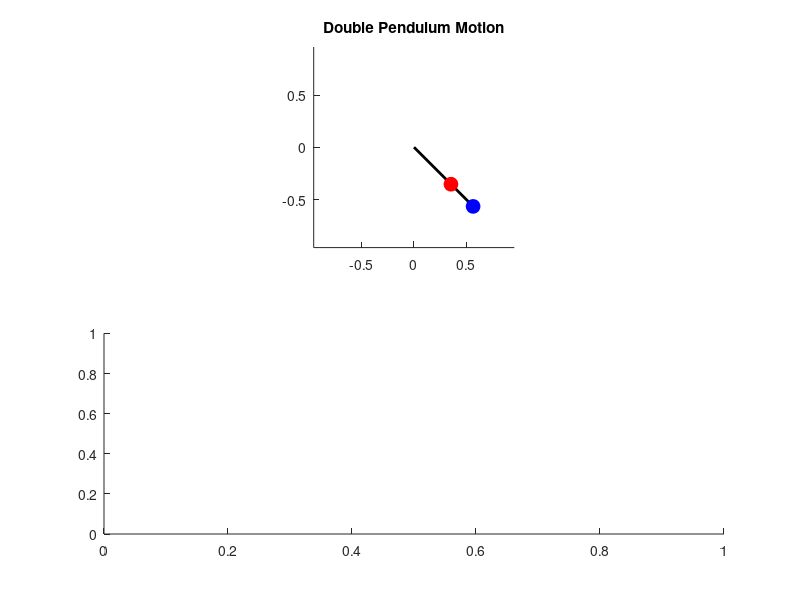

This figure's MATLAB source: (Note: this script raises an error after producing the figure.)
clc; clear; close all;
g = 9.81;   
m1 = 0.9;     
m2 = 0.2;   
L1 = 0.50;  
L2 = 0.30;  

theta1_0 = deg2rad(45);  
omega1_0 = deg2rad(0);   
theta2_0 = deg2rad(45);  
omega2_0 = deg2rad(0);   

runtime = 50;   
dt = 0.01;      
options = odeset('RelTol',1e-6,'AbsTol',1e-6);

dp_ode = @(t, theta) [theta(3); theta(4);
    (-g * (2*m1 + m2) * sin(theta(1)) - m2 * g * sin(theta(1) - 2*theta(2)) - 2*sin(theta(1)-theta(2))*m2*(theta(4)^2 * L2 + theta(3)^2 * L1 * cos(theta(1)-theta(2)))) / (L1 * (2*m1 + m2 - m2 * cos(2*theta(1) - 2*theta(2))));
    (2 * sin(theta(1) - theta(2)) * (theta(3)^2 * L1 * (m1 + m2) + g * (m1 + m2) * cos(theta(1)) + theta(4)^2 * L2 * m2 * cos(theta(1)-theta(2)))) / (L2 * (2*m1 + m2 - m2 * cos(2*theta(1) - 2*theta(2))))];

tspan = [0:dt:runtime];
[t, sol] = ode45(dp_ode, tspan, [theta1_0, theta2_0, omega1_0, omega2_0], options);

x1 = L1 * sin(sol(:,1));
y1 = -L1 * cos(sol(:,1));
x2 = x1 + L2 * sin(sol(:,2));
y2 = y1 - L2 * cos(sol(:,2));

figure('Color', 'w');
subplot(2,1,1);
hold on;
h_line1 = plot([0, x1(1)], [0, y1(1)], 'k-', 'LineWidth', 2);
h_line2 = plot([x1(1), x2(1)], [y1(1), y2(1)], 'k-', 'LineWidth', 2);
h_dot1 = plot(x1(1), y1(1), 'ro', 'MarkerFaceColor', 'r', 'MarkerSize', 10);
h_dot2 = plot(x2(1), y2(1), 'bo', 'MarkerFaceColor', 'b', 'MarkerSize', 10);
title('Double Pendulum Motion');
axis equal; axis([-1.2*(L1+L2) 1.2*(L1+L2) -1.2*(L1+L2) 1.2*(L1+L2)]);
hold off;

subplot(2,1,2);
hold on;
h_theta1 = animatedline('Color', 'b', 'LineWidth', 2);
h_theta2 = animatedline('Color', 'r', 'LineWidth', 2);
xlabel('Time (s)'); ylabel('Angle (rad)');
title('Theta1 (Blue) and Theta2 (Red) over Time');
hold off;

for k = 1:length(t)

    set(h_line1, 'XData', [0, x1(k)], 'YData', [0, y1(k)]);
    set(h_line2, 'XData', [x1(k), x2(k)], 'YData', [y1(k), y2(k)]);
    set(h_dot1, 'XData', x1(k), 'YData', y1(k));
    set(h_dot2, 'XData', x2(k), 'YData', y2(k));

    addpoints(h_theta1, t(k), sol(k,1));
    addpoints(h_theta2, t(k), sol(k,2));

    drawnow;
end